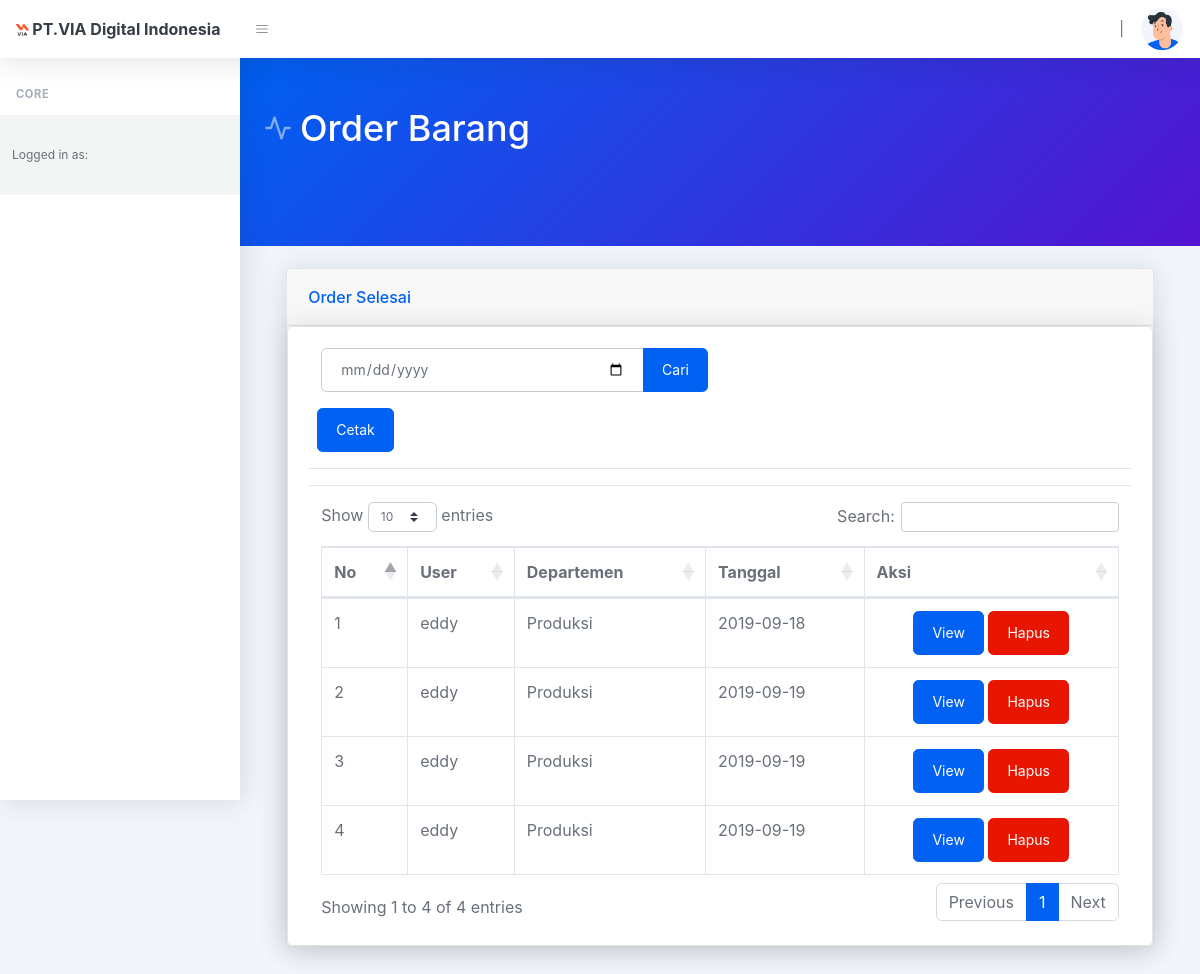
Page /index.php/order/order_selesai on the earlier database version.
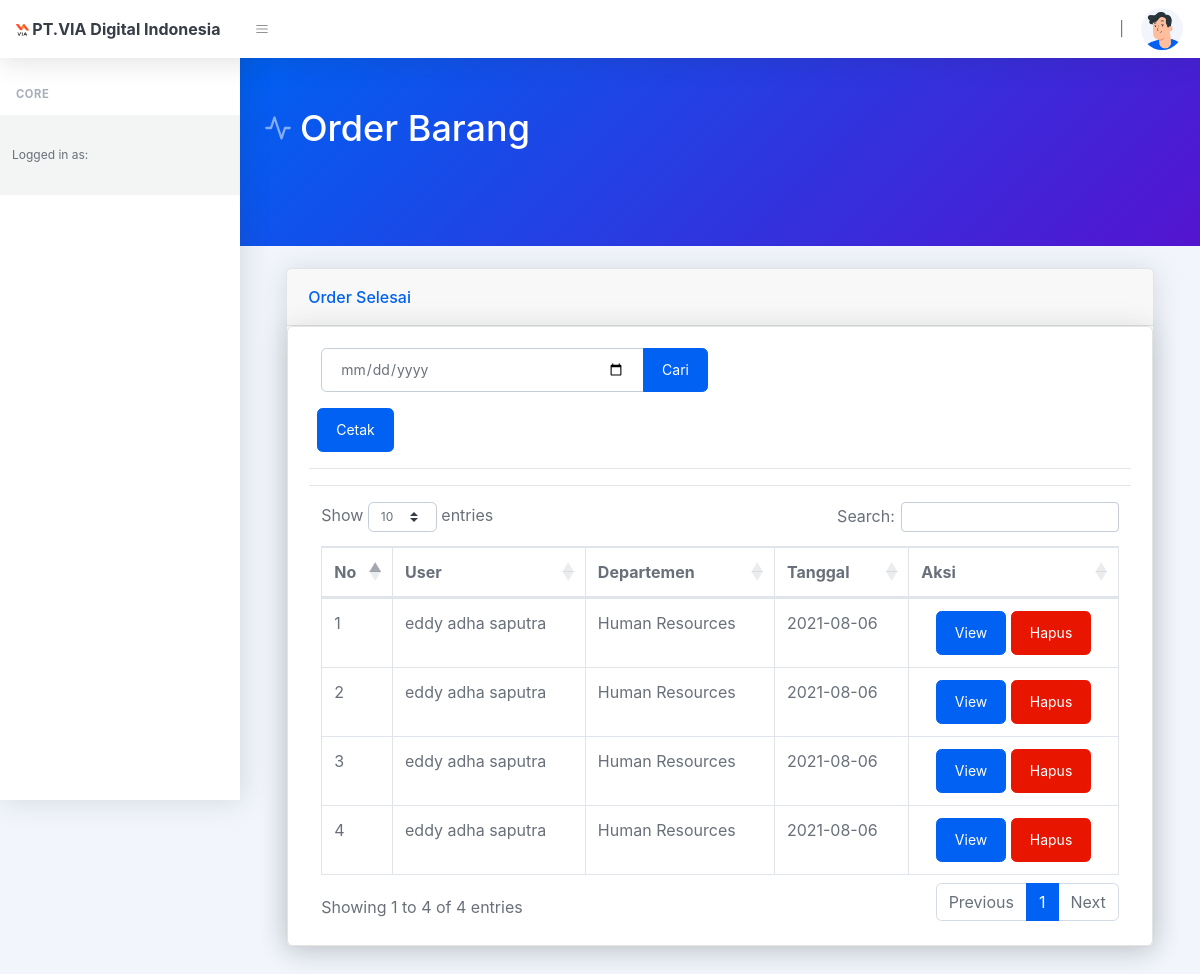
Same page on the later database version.
### tables this page shows
CREATE TABLE `order_status` (
  `id_ker` int(11) NOT NULL,
  `departemen` varchar(255) NOT NULL,
  `user` varchar(255) NOT NULL,
  `status` int(12) NOT NULL,
  `tanggal` varchar(255) NOT NULL
);

CREATE TABLE `departemen` (
  `id` int(11) NOT NULL,
  `nama_dep` varchar(50) NOT NULL
);

### application/controllers/Order.php (called while the page is built, shortened)
<?php
class Order extends CI_Controller
{
    public function __construct()
    {
        $this->load->model('order_model');
        $this->load->model('jabatan_model');
        $this->load->model('akun_model');
    }
    public function order_selesai()
    {
        $tanggal = $this->input->post('tanggal');
        $data['tanggal'] = $this->input->post('tanggal');
        $data['judul'] = 'Order Barang';
        $data['alerts'] = $this->order_model->getDataJoin();
        $data['alerts_3'] = $this->order_model->alerts_3();
        $data['data'] = $this->order_model->cari_order_selesai($tanggal);
        $data['nama'] = $this->session->userdata('nama_lengkap');
        $data['jabatan'] = $this->jabatan_model->getDataById($this->session->userdata('id_jab'));
        $data['level_akun'] = $this->session->userdata('level');
        $this->load->view('template/header', $data);
        $this->load->view('order/order_selesai', $data);
        $this->load->view('template/footer');
    }
}

### index.php (called while the page is built, shortened)
<?php
require_once BASEPATH.'core/CodeIgniter.php';

### application/models/Order_model.php (called while the page is built, shortened)
<?php
class Order_model extends CI_Model
{
    public function getDataJoin()
    {
        $this->db->select('*');
        $this->db->from('order_status');
        $this->db->join('departemen', 'departemen.id = order_status.departemen');
        $this->db->where('status', 2);
        $query = $this->db->get();
        return $query->result();
    }
    public function cari_order_selesai($cari)
    {
        $this->db->select('*');
        $this->db->from('order_status');
        $this->db->join('departemen', 'departemen.id = order_status.departemen');
        $this->db->where('status', 1);
        $this->db->like('tanggal', $cari);
        $query = $this->db->get();
        return $query->result();
    }
    public function alerts_3()
    {
        $this->db->select('*');
        $this->db->from('order_status');
        $this->db->join('departemen', 'departemen.id = order_status.departemen');
        $this->db->where('status', 3);
        $query = $this->db->get();
        return $query->result();
    }
}

### application/models/Jabatan_model.php (called while the page is built, shortened)
<?php
class Jabatan_model extends CI_Model
{
    public function getDataById($id)
    {
        $this->db->where('id_jab', $id);
        $query = $this->db->get('jabatan');
        return $query->row();
    }
}

### application/views/order/order_selesai.php (the view, shortened to what the changed rows need)
<div class="container">
    <div class="card-body">
        <div class="card shadow mb-4">
            <div class="card">
                <div class="card-body">
                    <div class="row">
                        <div class="table-responsive">
                            <div class="container">
                                <table class="table table-bordered" id="dataTable" width="100%" cellspacing="0">
                                    <div class="container">
                                        <thead>
                                            <tr>
                                                <th>No</th>
                                                <th>User</th>
                                                <th>Departemen</th>
                                                <th>Tanggal</th>
                                                <th>Aksi</th>
                                            </tr>
                                        </thead>
                                        <tbody>
                                            <?php
                                            $nomor = 1;
                                            foreach ($data as $x) { ?>
                                                <tr>
                                                    <td><?= $nomor++; ?></td>
                                                    <td><?= $x->user; ?></td>
                                                    <td><?= $x->nama_dep; ?></td>
                                                    <td><?= $x->tanggal; ?></td>
                                                    <td align="center">
                                                        <a href="<?= base_url('order/view_selesai/') . $x->id_ker ?>" class="btn btn-primary">View</a>
                                                        <a href="<?= base_url('order/hapusorder/') . $x->id_ker ?>" onclick="return confirm('Yakin Hapus?')" class="btn btn-danger">Hapus</a>
                                                    </td>
                                                </tr>
                                            <?php } ?>
                                        </tbody>
                                </table>
                            </div>
                        </div>
                    </div>
                </div>
            </div>
        </div>
    </div>
</div>

Differences in the rows shown:
removed order_status: user "eddy", departemen.nama_dep "Produksi", tanggal "2019-09-18"
removed order_status: user "eddy", departemen.nama_dep "Produksi", tanggal "2019-09-19"
removed order_status: user "eddy", departemen.nama_dep "Produksi", tanggal "2019-09-19"
removed order_status: user "eddy", departemen.nama_dep "Produksi", tanggal "2019-09-19"
added order_status: user "eddy adha saputra", departemen.nama_dep "Human Resources", tanggal "2021-08-06"
now on this page (row edited): order_status: user "eddy adha saputra", departemen.nama_dep "Human Resources", tanggal "2021-08-06"
now on this page (row edited): order_status: user "eddy adha saputra", departemen.nama_dep "Human Resources", tanggal "2021-08-06"
added order_status: user "eddy adha saputra", departemen.nama_dep "Human Resources", tanggal "2021-08-06"
